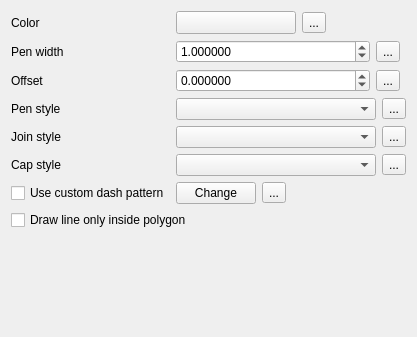
<?xml version="1.0" encoding="UTF-8"?>
<ui version="4.0">
 <class>WidgetSimpleLine</class>
 <widget class="QWidget" name="WidgetSimpleLine">
  <property name="geometry">
   <rect>
    <x>0</x>
    <y>0</y>
    <width>417</width>
    <height>337</height>
   </rect>
  </property>
  <property name="windowTitle">
   <string>Form</string>
  </property>
  <layout class="QGridLayout" name="gridLayout">
   <item row="3" column="1">
    <layout class="QHBoxLayout" name="horizontalLayout">
     <item>
      <widget class="QgsPenStyleComboBox" name="cboPenStyle"/>
     </item>
     <item>
      <widget class="QgsDataDefinedButton" name="mPenStyleDDBtn">
       <property name="text">
        <string>...</string>
       </property>
      </widget>
     </item>
    </layout>
   </item>
   <item row="8" column="0">
    <spacer name="verticalSpacer">
     <property name="orientation">
      <enum>Qt::Vertical</enum>
     </property>
     <property name="sizeHint" stdset="0">
      <size>
       <width>20</width>
       <height>40</height>
      </size>
     </property>
    </spacer>
   </item>
   <item row="0" column="0">
    <widget class="QLabel" name="label">
     <property name="text">
      <string>Color</string>
     </property>
    </widget>
   </item>
   <item row="0" column="1">
    <layout class="QHBoxLayout" name="horizontalLayout_9">
     <item>
      <widget class="QgsColorButtonV2" name="btnChangeColor">
       <property name="sizePolicy">
        <sizepolicy hsizetype="Preferred" vsizetype="Fixed">
         <horstretch>0</horstretch>
         <verstretch>0</verstretch>
        </sizepolicy>
       </property>
       <property name="minimumSize">
        <size>
         <width>120</width>
         <height>0</height>
        </size>
       </property>
       <property name="maximumSize">
        <size>
         <width>120</width>
         <height>16777215</height>
        </size>
       </property>
       <property name="text">
        <string/>
       </property>
      </widget>
     </item>
     <item>
      <widget class="QgsDataDefinedButton" name="mColorDDBtn">
       <property name="text">
        <string>...</string>
       </property>
      </widget>
     </item>
     <item>
      <spacer name="horizontalSpacer">
       <property name="orientation">
        <enum>Qt::Horizontal</enum>
       </property>
       <property name="sizeHint" stdset="0">
        <size>
         <width>40</width>
         <height>20</height>
        </size>
       </property>
      </spacer>
     </item>
    </layout>
   </item>
   <item row="1" column="0">
    <widget class="QLabel" name="label_2">
     <property name="text">
      <string>Pen width</string>
     </property>
    </widget>
   </item>
   <item row="1" column="1">
    <layout class="QHBoxLayout" name="horizontalLayout_2">
     <item>
      <widget class="QgsDoubleSpinBox" name="spinWidth">
       <property name="sizePolicy">
        <sizepolicy hsizetype="Preferred" vsizetype="Fixed">
         <horstretch>1</horstretch>
         <verstretch>0</verstretch>
        </sizepolicy>
       </property>
       <property name="decimals">
        <number>6</number>
       </property>
       <property name="maximum">
        <double>100000.000000000000000</double>
       </property>
       <property name="singleStep">
        <double>0.200000000000000</double>
       </property>
       <property name="value">
        <double>1.000000000000000</double>
       </property>
       <property name="showClearButton" stdset="0">
        <bool>false</bool>
       </property>
      </widget>
     </item>
     <item>
      <widget class="QgsDataDefinedButton" name="mPenWidthDDBtn">
       <property name="text">
        <string>...</string>
       </property>
      </widget>
     </item>
     <item>
      <widget class="QgsUnitSelectionWidget" name="mPenWidthUnitWidget" native="true">
       <property name="minimumSize">
        <size>
         <width>0</width>
         <height>0</height>
        </size>
       </property>
      </widget>
     </item>
    </layout>
   </item>
   <item row="2" column="0">
    <widget class="QLabel" name="label_4">
     <property name="text">
      <string>Offset</string>
     </property>
    </widget>
   </item>
   <item row="2" column="1">
    <layout class="QHBoxLayout" name="horizontalLayout_3">
     <item>
      <widget class="QgsDoubleSpinBox" name="spinOffset">
       <property name="sizePolicy">
        <sizepolicy hsizetype="Minimum" vsizetype="Fixed">
         <horstretch>1</horstretch>
         <verstretch>0</verstretch>
        </sizepolicy>
       </property>
       <property name="styleSheet">
        <string notr="true"/>
       </property>
       <property name="decimals">
        <number>6</number>
       </property>
       <property name="minimum">
        <double>-100000.000000000000000</double>
       </property>
       <property name="maximum">
        <double>100000.000000000000000</double>
       </property>
       <property name="singleStep">
        <double>0.200000000000000</double>
       </property>
      </widget>
     </item>
     <item>
      <widget class="QgsDataDefinedButton" name="mOffsetDDBtn">
       <property name="text">
        <string>...</string>
       </property>
      </widget>
     </item>
     <item>
      <widget class="QgsUnitSelectionWidget" name="mOffsetUnitWidget" native="true">
       <property name="minimumSize">
        <size>
         <width>0</width>
         <height>0</height>
        </size>
       </property>
      </widget>
     </item>
    </layout>
   </item>
   <item row="3" column="0">
    <widget class="QLabel" name="label_3">
     <property name="text">
      <string>Pen style</string>
     </property>
    </widget>
   </item>
   <item row="4" column="0">
    <widget class="QLabel" name="label_5">
     <property name="text">
      <string>Join style</string>
     </property>
    </widget>
   </item>
   <item row="4" column="1">
    <layout class="QHBoxLayout" name="horizontalLayout_10">
     <item>
      <widget class="QgsPenJoinStyleComboBox" name="cboJoinStyle"/>
     </item>
     <item>
      <widget class="QgsDataDefinedButton" name="mJoinStyleDDBtn">
       <property name="text">
        <string>...</string>
       </property>
      </widget>
     </item>
    </layout>
   </item>
   <item row="5" column="0">
    <widget class="QLabel" name="label_6">
     <property name="text">
      <string>Cap style</string>
     </property>
    </widget>
   </item>
   <item row="5" column="1">
    <layout class="QHBoxLayout" name="horizontalLayout_11">
     <item>
      <widget class="QgsPenCapStyleComboBox" name="cboCapStyle"/>
     </item>
     <item>
      <widget class="QgsDataDefinedButton" name="mCapStyleDDBtn">
       <property name="text">
        <string>...</string>
       </property>
      </widget>
     </item>
    </layout>
   </item>
   <item row="6" column="0">
    <widget class="QCheckBox" name="mCustomCheckBox">
     <property name="text">
      <string>Use custom dash pattern</string>
     </property>
    </widget>
   </item>
   <item row="6" column="1">
    <layout class="QHBoxLayout" name="horizontalLayout_12">
     <item>
      <widget class="QPushButton" name="mChangePatternButton">
       <property name="text">
        <string>Change</string>
       </property>
      </widget>
     </item>
     <item>
      <widget class="QgsDataDefinedButton" name="mDashPatternDDBtn">
       <property name="text">
        <string>...</string>
       </property>
      </widget>
     </item>
     <item>
      <widget class="QgsUnitSelectionWidget" name="mDashPatternUnitWidget" native="true"/>
     </item>
     <item>
      <spacer name="horizontalSpacer_2">
       <property name="orientation">
        <enum>Qt::Horizontal</enum>
       </property>
       <property name="sizeHint" stdset="0">
        <size>
         <width>40</width>
         <height>20</height>
        </size>
       </property>
      </spacer>
     </item>
    </layout>
   </item>
   <item row="7" column="0" colspan="2">
    <widget class="QCheckBox" name="mDrawInsideCheckBox">
     <property name="text">
      <string>Draw line only inside polygon</string>
     </property>
    </widget>
   </item>
  </layout>
 </widget>
 <customwidgets>
  <customwidget>
   <class>QgsColorButtonV2</class>
   <extends>QToolButton</extends>
   <header>qgscolorbuttonv2.h</header>
   <container>1</container>
  </customwidget>
  <customwidget>
   <class>QgsDoubleSpinBox</class>
   <extends>QDoubleSpinBox</extends>
   <header>qgsdoublespinbox.h</header>
  </customwidget>
  <customwidget>
   <class>QgsUnitSelectionWidget</class>
   <extends>QWidget</extends>
   <header>qgsunitselectionwidget.h</header>
   <container>1</container>
  </customwidget>
  <customwidget>
   <class>QgsPenStyleComboBox</class>
   <extends>QComboBox</extends>
   <header>qgspenstylecombobox.h</header>
  </customwidget>
  <customwidget>
   <class>QgsDataDefinedButton</class>
   <extends>QToolButton</extends>
   <header>qgsdatadefinedbutton.h</header>
  </customwidget>
  <customwidget>
   <class>QgsPenJoinStyleComboBox</class>
   <extends>QComboBox</extends>
   <header>qgspenstylecombobox.h</header>
  </customwidget>
  <customwidget>
   <class>QgsPenCapStyleComboBox</class>
   <extends>QComboBox</extends>
   <header>qgspenstylecombobox.h</header>
  </customwidget>
 </customwidgets>
 <tabstops>
  <tabstop>btnChangeColor</tabstop>
  <tabstop>mColorDDBtn</tabstop>
  <tabstop>spinWidth</tabstop>
  <tabstop>mPenWidthDDBtn</tabstop>
  <tabstop>spinOffset</tabstop>
  <tabstop>mOffsetDDBtn</tabstop>
  <tabstop>cboPenStyle</tabstop>
  <tabstop>mPenStyleDDBtn</tabstop>
  <tabstop>cboJoinStyle</tabstop>
  <tabstop>mJoinStyleDDBtn</tabstop>
  <tabstop>cboCapStyle</tabstop>
  <tabstop>mCapStyleDDBtn</tabstop>
  <tabstop>mCustomCheckBox</tabstop>
  <tabstop>mChangePatternButton</tabstop>
  <tabstop>mDashPatternDDBtn</tabstop>
  <tabstop>mDrawInsideCheckBox</tabstop>
 </tabstops>
 <resources/>
 <connections/>
</ui>
